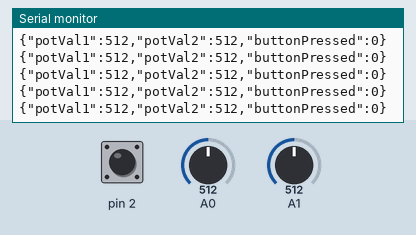
The program below on a simulated Arduino Uno, built with avr-gcc and run on an emulated ATmega328P. Shown: the last lines printed to the serial monitor. The inputs (shaded band) are chosen by the test bench; at power-on: A0 = 512, A1 = 512, pin 2 HIGH.

Above: at 1.2 s.
1.3 s: A0 set to 11
At 1.33 s:
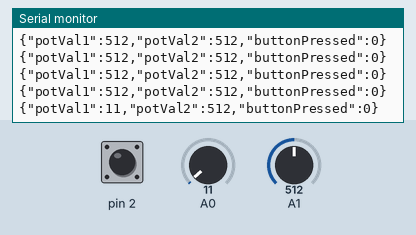
2.8 s: A0 set to 8
At 2.85 s:
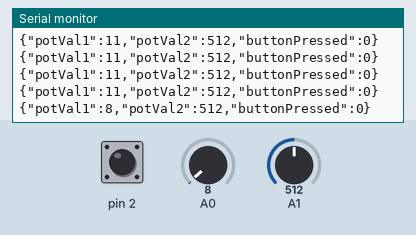
5.8 s: A1 set to 11
At 5.83 s:
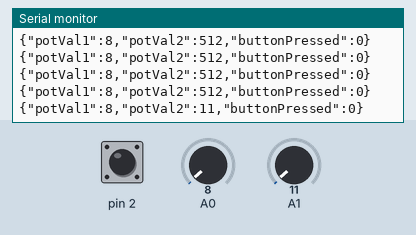
7.3 s: A1 set to 8
At 7.3 s:
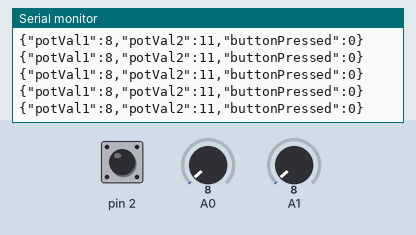
Timing chart, 0 to 10.3 s (numbered marks = the images above; inputs shaded):
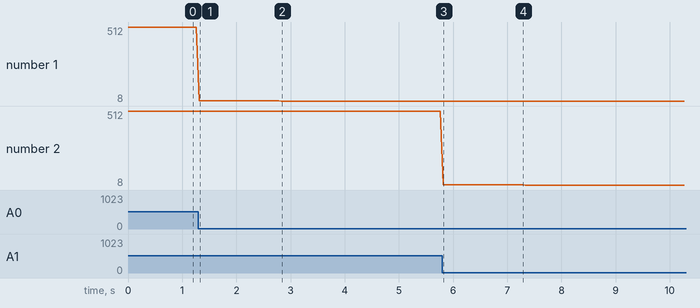

Measured:
- after the input at 1.3 s, the serial monitor: prints a new line at once (image 1)
- after the input at 2.8 s, the serial monitor: prints a new line at once (image 2)
- after the input at 5.8 s, the serial monitor: prints a new line at once (image 3)
- plotted number 1: 512 → 11 after the input at 1.3 s, 11 → 8 after the input at 2.8 s
- plotted number 2: 512 → 11 after the input at 5.8 s

The program:

main.cpp
```cpp
#include "ArduinoJson.hpp"
#include <Arduino.h>

#include "AnalogPin.hpp"

using namespace ArduinoJson;

namespace {
    AnalogPin p1(A0);
    AnalogPin p2(A1);

    StaticJsonDocument<24> doc;

    volatile bool buttonPressed{false};
}// namespace

void buttonInterrupt() {
    buttonPressed = true;// Set the flag when the interrupt is triggered
}

void setup() {
    pinMode(PIN2, INPUT);
    attachInterrupt(digitalPinToInterrupt(PIN2), buttonInterrupt, FALLING);

    Serial.begin(115200);
}

void loop() {

    doc["potVal1"] = p1.read();
    doc["potVal2"] = p2.read();
    doc["buttonPressed"] = buttonPressed ? 1 : 0;
    if (buttonPressed) {
        buttonPressed = false;
    }

    serializeJson(doc, Serial);
    Serial.println();

    delay(50);
}
```

AnalogPin.hpp
```cpp
#ifndef ANALOGPIN_HPP
#define ANALOGPIN_HPP

#include <Arduino.h>

struct AnalogPin {

    explicit AnalogPin(int pin) : pin_(pin) {}

    int read() const {
        return analogRead(pin_);
    }

private:
    int pin_;
};

#endif// ANALOGPIN_HPP
```
